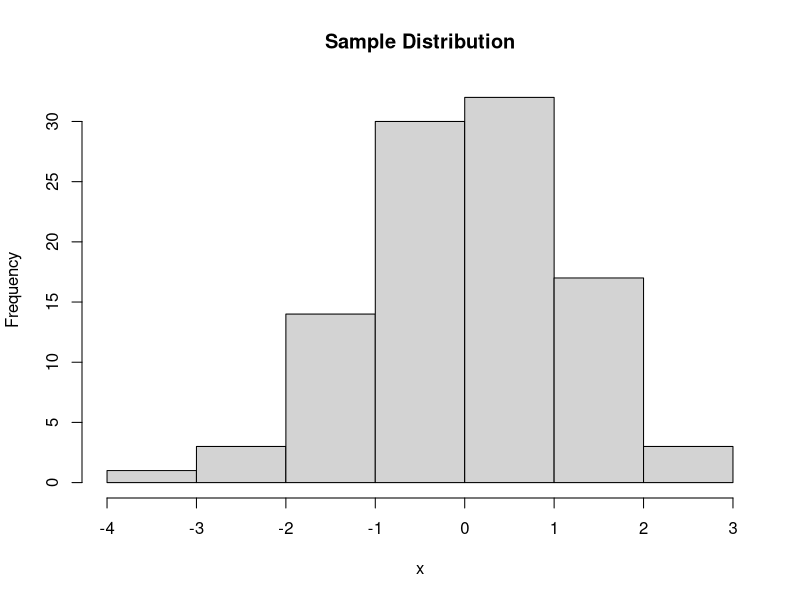
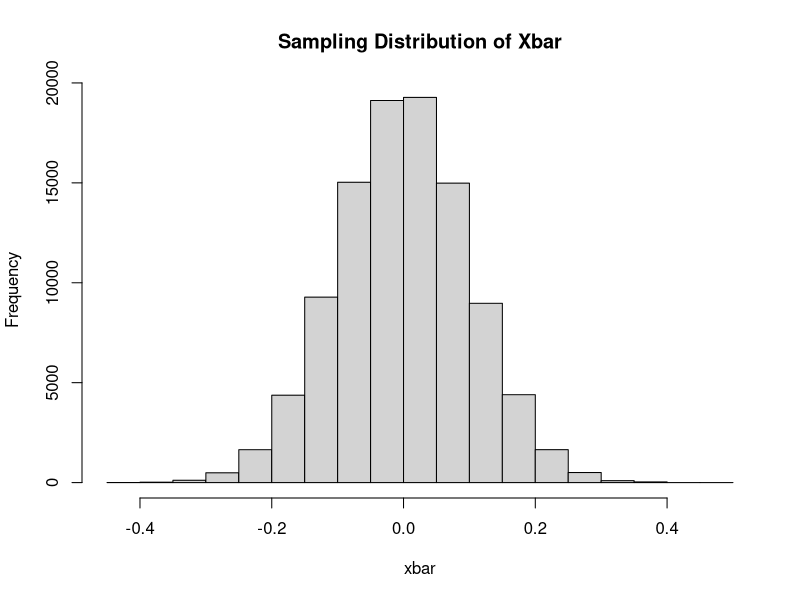
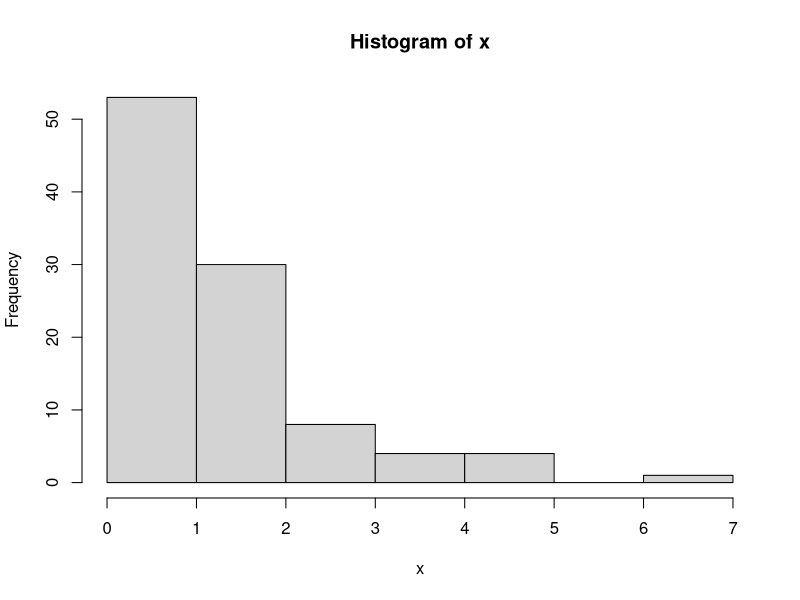
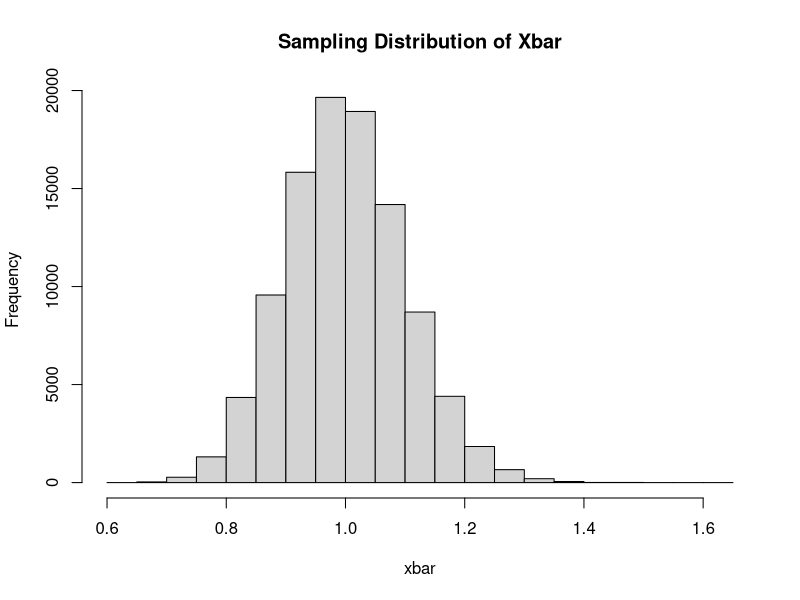

Reproduce these figures in R, in order.
## ---- chunk 1
x = rnorm(n=100, mean=0, sd=1)
mean(x)
hist(x, main="Sample Distribution")
## ---- chunk 2
R = 100000
xbar = double(R)
for(r in 1:R){
    x = rnorm(n=100, mean=0, sd=1)
    xbar[r] = mean(x)
}
hist(xbar, main="Sampling Distribution of Xbar")
## ---- chunk 3
mean(xbar)
var(xbar)
## ---- chunk 4
x = rexp(n=100, rate=1)
hist(x)
## ---- chunk 5
R = 100000
xbar = double(R)
for(r in 1:R){
  x = rexp(n=100, rate=1)
  xbar[r] = mean(x)
}
hist(xbar, main="Sampling Distribution of Xbar")
## ---- chunk 6
mean(xbar)
var(xbar)
